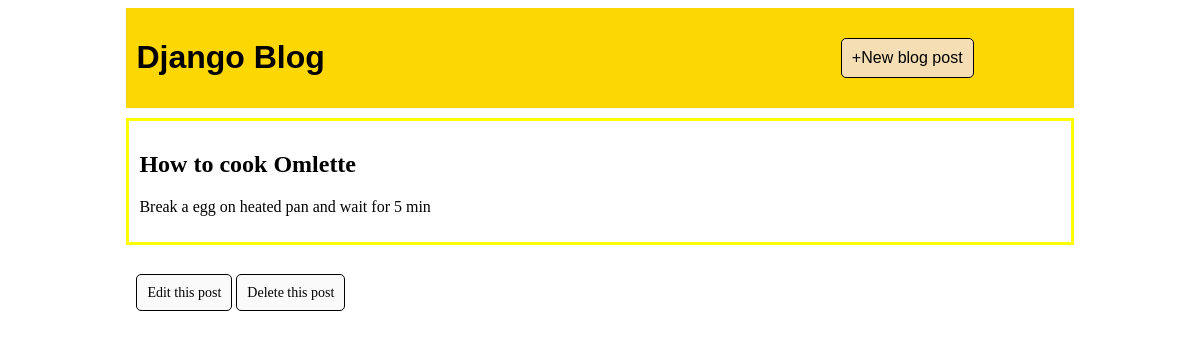
/post/1, run on an earlier commit of the app's database.
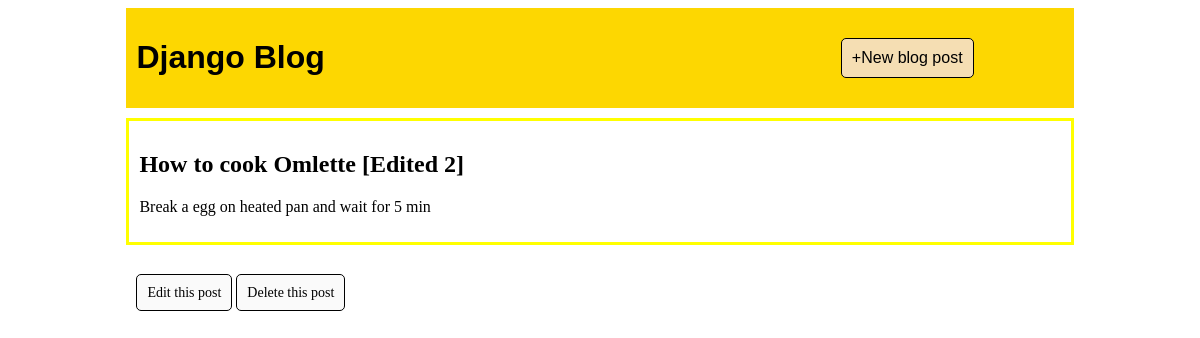
And on a later commit of the database.
### blog/models.py (models this page shows, shortened)
class Post(models.Model):
    title = models.CharField(max_length = 200)
    user = models.ForeignKey('auth.User',on_delete = models.CASCADE)
    body = models.TextField()

### blog/views.py (the view)
# urls.py: path('post/<int:pk>',BlogDetailView.as_view(), name= 'post_detail'),
class BlogDetailView(DetailView):
    model = Post
    template_name = 'post_detail.html'

### blog/templates/post_detail.html
{% extends 'base.html' %}
{% block content %}
<div class="post_entry">
<h2> <a href = "">{{post.title}}</a></h2>
<p>{{post.body}}</p>
</div>
<br>
<div class="edit-options">
<a href="{% url 'edit_post' post.pk %}" class="button" role="button">Edit this post</a>
<a href="{% url 'delete_post' post.pk %}" class="button" role="button">Delete this post</a>
</div>
{% endblock content %}

What changed in the data, as far as the page shows it:
changed Post "Break a egg on heated pan and wait for 5 min": title "How to cook Omlette" → "How to cook Omlette [Edited 2]"
